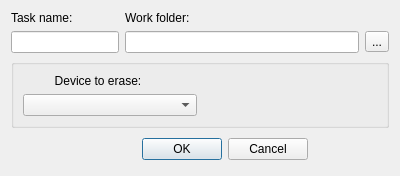
<?xml version="1.0" encoding="UTF-8"?>
<ui version="4.0">
 <class>EraseDetectUi</class>
 <widget class="QDialog" name="EraseDetectUi">
  <property name="geometry">
   <rect>
    <x>0</x>
    <y>0</y>
    <width>400</width>
    <height>173</height>
   </rect>
  </property>
  <property name="windowTitle">
   <string>Erasing</string>
  </property>
  <property name="windowIcon">
   <iconset resource="diskmasterui.qrc">
    <normaloff>:/DiskMasterUI/icons/erase_task.png</normaloff>:/DiskMasterUI/icons/erase_task.png</iconset>
  </property>
  <layout class="QVBoxLayout" name="verticalLayout">
   <item>
    <layout class="QHBoxLayout" name="horizontalLayout_6">
     <item>
      <layout class="QVBoxLayout" name="verticalLayout_3">
       <item>
        <widget class="QLabel" name="label_5">
         <property name="sizePolicy">
          <sizepolicy hsizetype="Preferred" vsizetype="Fixed">
           <horstretch>0</horstretch>
           <verstretch>0</verstretch>
          </sizepolicy>
         </property>
         <property name="text">
          <string>Task name:</string>
         </property>
        </widget>
       </item>
       <item>
        <widget class="QLineEdit" name="taskNameEdit_">
         <property name="sizePolicy">
          <sizepolicy hsizetype="Preferred" vsizetype="Fixed">
           <horstretch>0</horstretch>
           <verstretch>0</verstretch>
          </sizepolicy>
         </property>
        </widget>
       </item>
      </layout>
     </item>
     <item>
      <layout class="QVBoxLayout" name="verticalLayout_4">
       <item>
        <widget class="QLabel" name="label_6">
         <property name="sizePolicy">
          <sizepolicy hsizetype="Preferred" vsizetype="Fixed">
           <horstretch>0</horstretch>
           <verstretch>0</verstretch>
          </sizepolicy>
         </property>
         <property name="text">
          <string>&lt;html&gt;&lt;head/&gt;&lt;body&gt;&lt;p&gt;Work folder:&lt;/p&gt;&lt;/body&gt;&lt;/html&gt;</string>
         </property>
        </widget>
       </item>
       <item>
        <layout class="QHBoxLayout" name="horizontalLayout_5">
         <item>
          <widget class="QLineEdit" name="workFolderEdit_"/>
         </item>
         <item>
          <widget class="QToolButton" name="openFolderButton_2">
           <property name="text">
            <string>...</string>
           </property>
           <property name="icon">
            <iconset resource="diskmasterui.qrc">
             <normaloff>:/DiskMasterUI/icons/folder_home.png</normaloff>:/DiskMasterUI/icons/folder_home.png</iconset>
           </property>
          </widget>
         </item>
        </layout>
       </item>
      </layout>
     </item>
    </layout>
   </item>
   <item>
    <layout class="QHBoxLayout" name="horizontalLayout_2">
     <item>
      <widget class="QGroupBox" name="groupBox">
       <property name="title">
        <string/>
       </property>
       <layout class="QHBoxLayout" name="horizontalLayout">
        <item>
         <layout class="QVBoxLayout" name="verticalLayout_5">
          <item>
           <widget class="QLabel" name="label">
            <property name="sizePolicy">
             <sizepolicy hsizetype="Fixed" vsizetype="Fixed">
              <horstretch>0</horstretch>
              <verstretch>0</verstretch>
             </sizepolicy>
            </property>
            <property name="minimumSize">
             <size>
              <width>150</width>
              <height>0</height>
             </size>
            </property>
            <property name="text">
             <string>Device to erase:</string>
            </property>
            <property name="alignment">
             <set>Qt::AlignCenter</set>
            </property>
           </widget>
          </item>
          <item>
           <widget class="QComboBox" name="verifyCombo_"/>
          </item>
         </layout>
        </item>
        <item>
         <widget class="ErasePatternWidget" name="patternWidget" native="true"/>
        </item>
       </layout>
      </widget>
     </item>
    </layout>
   </item>
   <item>
    <layout class="QHBoxLayout">
     <property name="spacing">
      <number>6</number>
     </property>
     <property name="margin">
      <number>0</number>
     </property>
     <item>
      <spacer>
       <property name="orientation">
        <enum>Qt::Horizontal</enum>
       </property>
       <property name="sizeHint" stdset="0">
        <size>
         <width>131</width>
         <height>31</height>
        </size>
       </property>
      </spacer>
     </item>
     <item>
      <widget class="QPushButton" name="okButton">
       <property name="text">
        <string>OK</string>
       </property>
      </widget>
     </item>
     <item>
      <widget class="QPushButton" name="cancelButton">
       <property name="text">
        <string>Cancel</string>
       </property>
      </widget>
     </item>
     <item>
      <spacer name="horizontalSpacer">
       <property name="orientation">
        <enum>Qt::Horizontal</enum>
       </property>
       <property name="sizeHint" stdset="0">
        <size>
         <width>40</width>
         <height>20</height>
        </size>
       </property>
      </spacer>
     </item>
    </layout>
   </item>
  </layout>
 </widget>
 <customwidgets>
  <customwidget>
   <class>ErasePatternWidget</class>
   <extends>QWidget</extends>
   <header>devicewidget.h</header>
   <container>1</container>
  </customwidget>
 </customwidgets>
 <resources>
  <include location="diskmasterui.qrc"/>
 </resources>
 <connections>
  <connection>
   <sender>okButton</sender>
   <signal>clicked()</signal>
   <receiver>EraseDetectUi</receiver>
   <slot>accept()</slot>
   <hints>
    <hint type="sourcelabel">
     <x>278</x>
     <y>253</y>
    </hint>
    <hint type="destinationlabel">
     <x>96</x>
     <y>254</y>
    </hint>
   </hints>
  </connection>
  <connection>
   <sender>cancelButton</sender>
   <signal>clicked()</signal>
   <receiver>EraseDetectUi</receiver>
   <slot>reject()</slot>
   <hints>
    <hint type="sourcelabel">
     <x>369</x>
     <y>253</y>
    </hint>
    <hint type="destinationlabel">
     <x>179</x>
     <y>282</y>
    </hint>
   </hints>
  </connection>
 </connections>
</ui>
